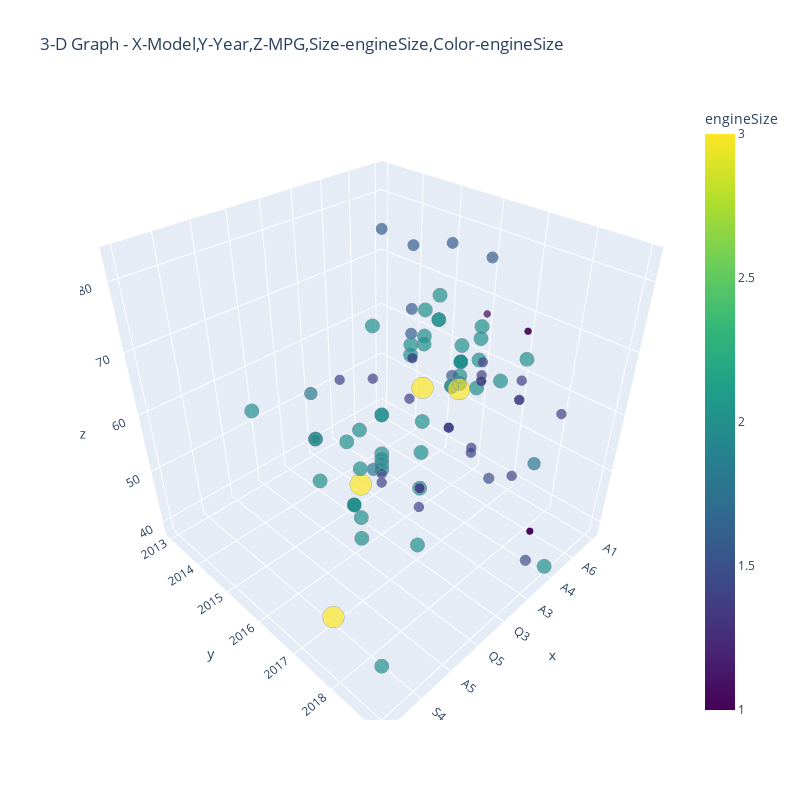

The notebook cell saved with this chart:
### Code cell
fig = go.Figure(data=go.Scatter3d(
    x=data['model'][start:end],
    y=data['year'][start:end],
    z=data['mpg'][start:end],
    text=data['fuelType'][start:end],
    mode='markers',
    marker=dict(
        sizemode='diameter',
        sizeref=0.2,
        size=data['engineSize'][start:end],
        color = data['engineSize'][start:end],
        colorscale = 'Viridis',
        colorbar_title = 'engineSize<br>',
        line_color='rgb(140, 140, 170)'
    )
))








fig.update_layout(height=800, width=800,
                  title='3-D Graph - X-Model,Y-Year,Z-MPG,Size-engineSize,Color-engineSize')






fig.show()

### Figure 1 — Plotly figure (JSON) as saved in the notebook; plotly's stock layout.template omitted (floating-point values rounded to 4 significant figures)
{"data": [{"marker": {"color": [1.4, 2, 1.4, 2, 1, 1.4, 2, 2, 1.4, 1.4, 1.4, 2, 2, 1.4, 2, 1.4, 2, 1.4, 2, 1.4, 2, 2, 3, 3, 2, 2, 2, 1.4, 2, 2, 1.6, 1.4, 2, 1.4, 2, 2, 1, 2, 2, 2, 2, 2, 2, 2, 1.4, 1, 1.8, 2, 2, 3, 2, 2, 1.4, 2, 2, 1.8, 2, 1.4, 1.6, 2, 1.6, 1.6, 1.6, 2, 1.4, 1.5, 2, 1, 1.8, 1, 2, 2, 2, 2, 1, 1.4, 2, 2, 2, 2, 2, 1.6, 1.4, 2, 1.4, 1.4, 1.4, 1.4, 2, 1.4, 1.5, 2, 3, 2, 1.4, 2, 1.6, 1.4, 1.4, 2], "colorbar": {"title": {"text": "engineSize<br>"}}, "colorscale": [[0, "#440154"], [0.1111, "#482878"], [0.2222, "#3e4989"], [0.3333, "#31688e"], [0.4444, "#26828e"], [0.5556, "#1f9e89"], [0.6667, "#35b779"], [0.7778, "#6ece58"], [0.8889, "#b5de2b"], [1, "#fde725"]], "line": {"color": "rgb(140, 140, 170)"}, "size": [1.4, 2, 1.4, 2, 1, 1.4, 2, 2, 1.4, 1.4, 1.4, 2, 2, 1.4, 2, 1.4, 2, 1.4, 2, 1.4, 2, 2, 3, 3, 2, 2, 2, 1.4, 2, 2, 1.6, 1.4, 2, 1.4, 2, 2, 1, 2, 2, 2, 2, 2, 2, 2, 1.4, 1, 1.8, 2, 2, 3, 2, 2, 1.4, 2, 2, 1.8, 2, 1.4, 1.6, 2, 1.6, 1.6, 1.6, 2, 1.4, 1.5, 2, 1, 1.8, 1, 2, 2, 2, 2, 1, 1.4, 2, 2, 2, 2, 2, 1.6, 1.4, 2, 1.4, 1.4, 1.4, 1.4, 2, 1.4, 1.5, 2, 3, 2, 1.4, 2, 1.6, 1.4, 1.4, 2], "sizemode": "diameter", "sizeref": 0.2}, "mode": "markers", "text": ["Petrol", "Diesel", "Petrol", "Diesel", "Petrol", "Petrol", "Diesel", "Diesel", "Petrol", "Petrol", "Petrol", "Diesel", "Diesel", "Petrol", "Diesel", "Petrol", "Diesel", "Petrol", "Diesel", "Petrol", "Diesel", "Diesel", "Diesel", "Diesel", "Diesel", "Diesel", "Diesel", "Petrol", "Diesel", "Diesel", "Diesel", "Petrol", "Diesel", "Petrol", "Diesel", "Diesel", "Petrol", "Diesel", "Diesel", "Diesel", "Diesel", "Diesel", "Diesel", "Diesel", "Petrol", "Petrol", "Petrol", "Diesel", "Petrol", "Petrol", "Diesel", "Diesel", "Petrol", "Diesel", "Diesel", "Petrol", "Diesel", "Petrol", "Diesel", "Diesel", "Diesel", "Diesel", "Diesel", "Diesel", "Petrol", "Petrol", "Diesel", "Petrol", "Petrol", "Petrol", "Diesel", "Diesel", "Diesel", "Diesel", "Petrol", "Petrol", "Diesel", "Petrol", "Diesel", "Petrol", "Diesel", "Diesel", "Petrol", "Diesel", "Petrol", "Petrol", "Petrol", "Petrol", "Diesel", "Petrol", "Petrol", "Diesel", "Diesel", "Diesel", "Petrol", "Diesel", "Diesel", "Petrol", "Petrol", "Petrol"], "type": "scatter3d", "x": [" A1", " A6", " A1", " A4", " A3", " A1", " A6", " A4", " A3", " A1", " A3", " A6", " Q3", " A3", " A6", " A3", " Q3", " A3", " Q5", " Q3", " A5", " Q5", " A5", " A6", " Q5", " A4", " A5", " A1", " A4", " A6", " A1", " Q3", " Q3", " Q3", " Q3", " Q3", " A1", " A6", " A4", " A3", " A3", " Q3", " Q3", " A5", " Q3", " A3", " A6", " A4", " A5", " S4", " A4", " A6", " Q3", " Q3", " Q5", " A3", " A6", " A1", " A3", " A6", " A1", " A3", " A3", " Q3", " Q3", " A3", " A4", " A1", " A3", " A1", " A3", " A6", " A3", " A3", " A3", " A4", " Q5", " Q3", " A6", " A5", " Q3", " A3", " A3", " A6", " A1", " Q3", " A1", " A1", " Q3", " A1", " A3", " Q2", " A6", " Q3", " A1", " A6", " A1", " A4", " A4", " A4"], "y": [2017, 2016, 2016, 2017, 2019, 2016, 2016, 2016, 2015, 2016, 2017, 2016, 2016, 2017, 2015, 2017, 2016, 2014, 2016, 2014, 2017, 2016, 2017, 2015, 2016, 2017, 2017, 2018, 2018, 2015, 2015, 2017, 2014, 2017, 2016, 2014, 2017, 2016, 2017, 2017, 2015, 2016, 2017, 2014, 2016, 2019, 2018, 2017, 2017, 2017, 2016, 2015, 2016, 2016, 2015, 2015, 2016, 2014, 2016, 2016, 2013, 2016, 2017, 2017, 2017, 2018, 2016, 2017, 2013, 2016, 2016, 2016, 2017, 2016, 2019, 2017, 2016, 2017, 2017, 2017, 2016, 2016, 2016, 2016, 2017, 2017, 2014, 2016, 2017, 2016, 2019, 2019, 2016, 2015, 2017, 2016, 2016, 2018, 2017, 2019], "z": [55.4, 64.2, 55.4, 67.3, 49.6, 58.9, 61.4, 70.6, 60.1, 55.4, 58.9, 57.6, 52.3, 58.9, 61.4, 58.9, 53.3, 56.5, 47.1, 47.9, 67.3, 47.1, 58.9, 53.3, 47.1, 62.8, 61.4, 56.5, 70.6, 62.8, 76.3, 51.4, 47.9, 47.9, 51.4, 47.9, 67.3, 58.9, 70.6, 65.7, 68.9, 50.4, 51.4, 58.9, 47.9, 49.6, 50.4, 72.4, 53.3, 38.7, 74.3, 67.3, 49.6, 60.1, 47.1, 42.8, 61.4, 53.3, 83.1, 61.4, 74.3, 70.6, 67.3, 57.7, 51.4, 54.3, 70.6, 67.3, 50.4, 67.3, 67.3, 61.4, 65.7, 68.9, 49.6, 51.4, 47.1, 40.4, 61.4, 49.6, 60.1, 74.3, 60.1, 57.6, 55.4, 51.4, 53.3, 56.5, 62.8, 55.4, 44.1, 47.9, 56.5, 51.4, 58.9, 61.4, 76.3, 51.4, 52.3, 38.7]}], "layout": {"height": 800, "title": {"text": "3-D Graph - X-Model,Y-Year,Z-MPG,Size-engineSize,Color-engineSize"}, "width": 800}}
